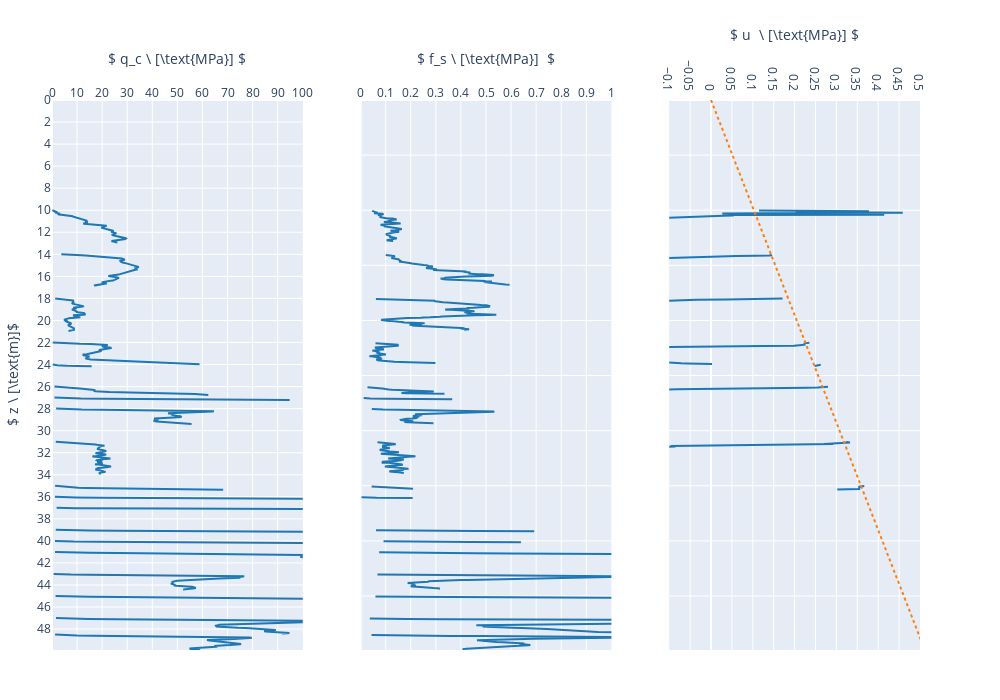

Notebook code for this chart:
### Markdown cell above
We can of course check the output for an individual CPT by using Python's syntax for accessing list elements.

### Code cell
profile_cpts[0].plot_raw_pcpt()
